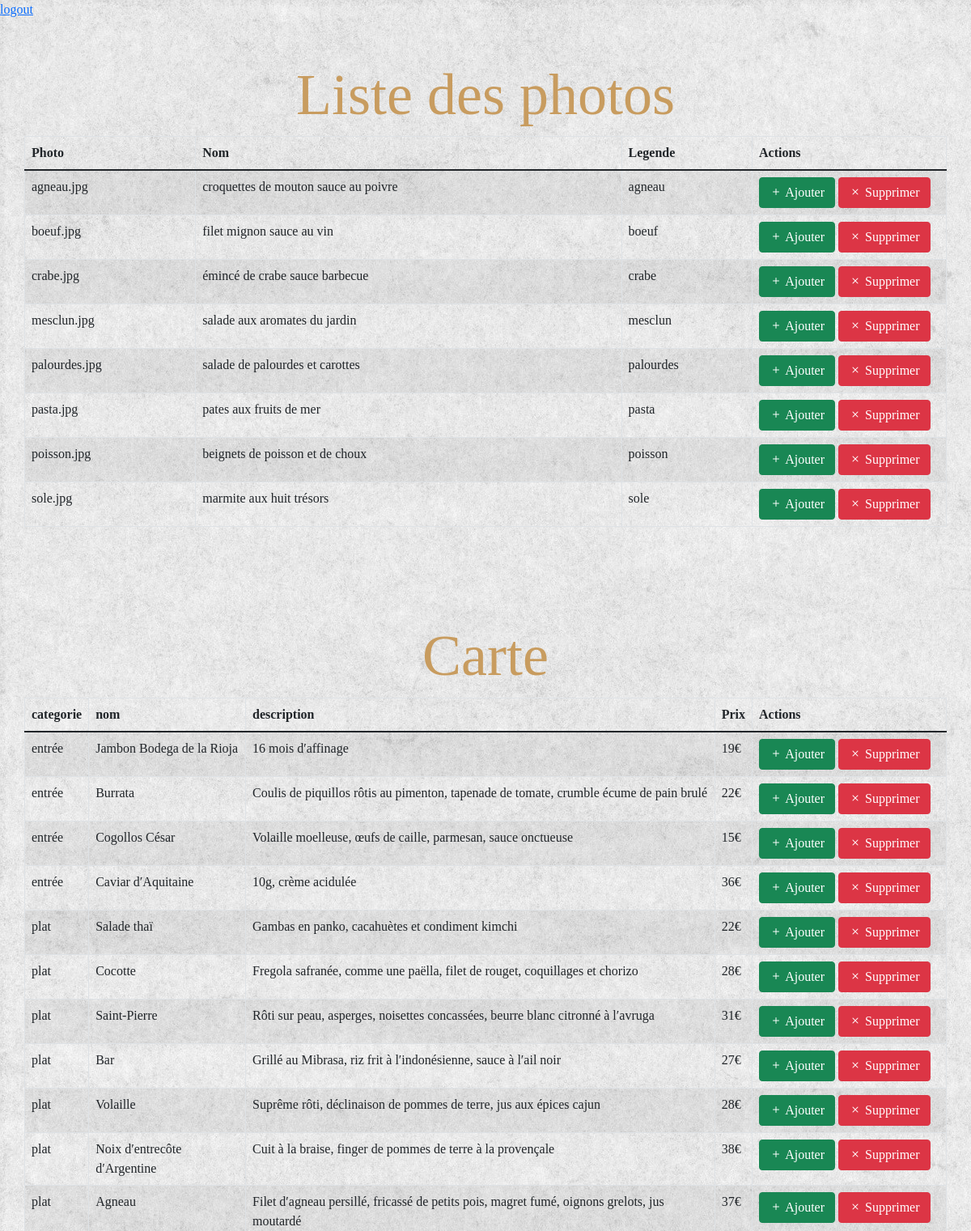
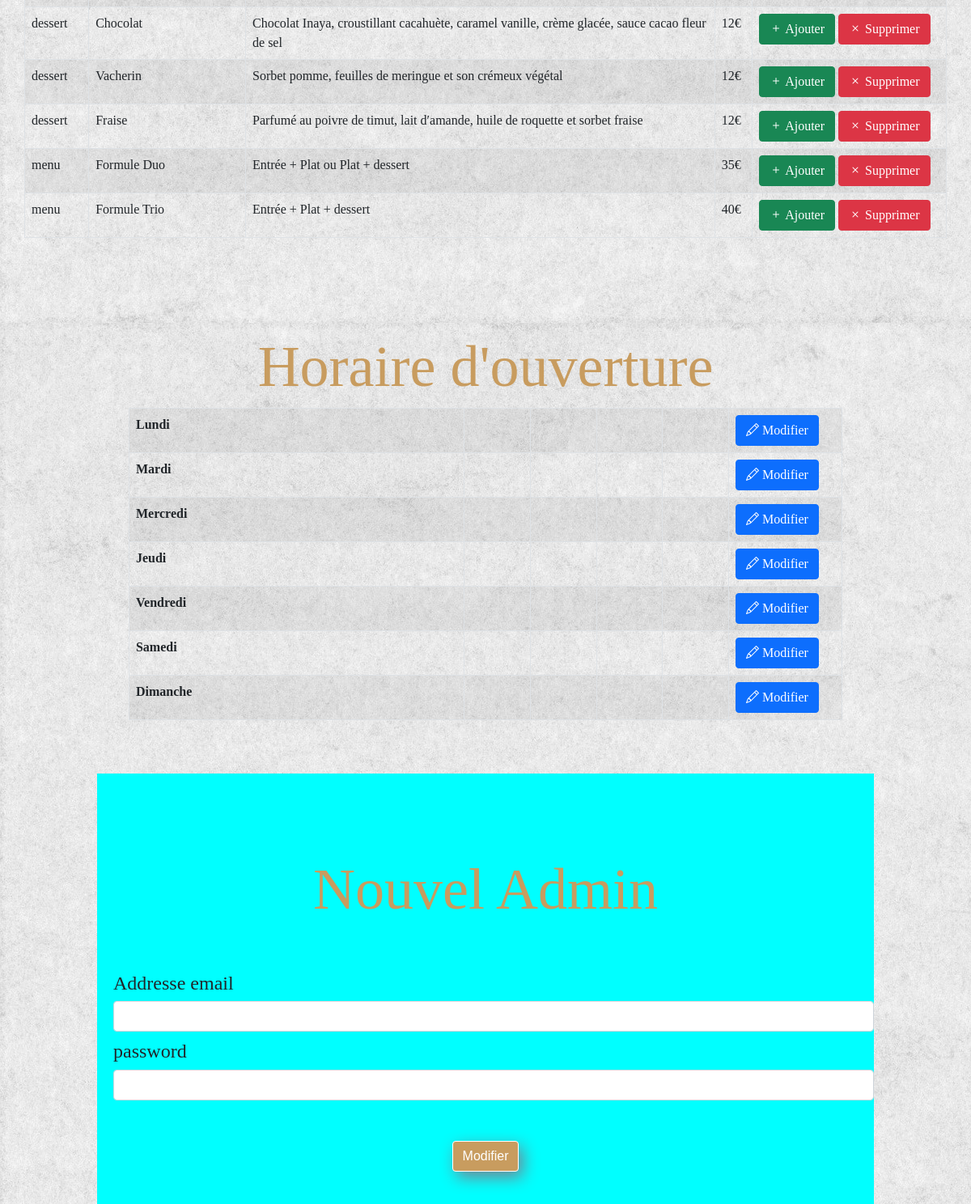
The page /images/admin.php (signed in) on the database its author committed (2 pictures, top to bottom).
### tables this page shows
CREATE TABLE `photos` (
  `id` int(11) NOT NULL,
  `image` varchar(100) NOT NULL,
  `name` varchar(250) NOT NULL,
  `alt` varchar(100) NOT NULL
);

CREATE TABLE `carte` (
  `id` int(11) NOT NULL,
  `category` varchar(100) NOT NULL,
  `title` varchar(100) NOT NULL,
  `description` varchar(250) NOT NULL,
  `price` varchar(10) NOT NULL
);

CREATE TABLE `horaires` (
  `id` int(11) NOT NULL,
  `midi` varchar(15) NOT NULL,
  `soir` varchar(15) NOT NULL,
  `jour` varchar(10) NOT NULL
);

### images/admin.php (the view, shortened to what this page needs)
<!DOCTYPE html>
<html>
    <head>
        <link href="https://cdn.jsdelivr.net/npm/bootstrap@5.1.1/dist/css/bootstrap.min.css" rel="stylesheet">
        <link rel="stylesheet" href="https://cdn.jsdelivr.net/npm/bootstrap-icons@1.5.0/font/bootstrap-icons.css">
        <link rel="stylesheet" href="./css/style.css">
    </head>
    <body class="bg2">
    <a href="logout.php">logout</a>
        <div class="container admin">
            <div class="row">
                <h1 class="display-2" style="margin-top=1000px"><strong>Liste des photos  </strong></h1>
                <table class="table table-striped table-bordered">
                  <thead>
                    <tr>
                      <th>Photo</th>
                      <th>Nom</th>
                      <th>Legende</th>
                      <th>Actions</th>
                    </tr>
                  </thead>
                  <tbody>
                      <?php
require 'db-config.php';
try
{
    $db = new PDO($dsn,DBUSER,DBPASS);
    $db->exec("SET NAMES UTF8");
}
catch(PDOException $pe)
{
    die('ERREUR : '.$pe->getMessage());
}
                        $statement = $db->query('SELECT * FROM photos');
                        while($photo = $statement->fetch()) {
                            echo '<tr>';
                            echo '<td>'. $photo['image'] . '</td>';
                            echo '<td>'. $photo['name'] . '</td>';
                            echo '<td>'. $photo['alt'] . '</td>';
                            echo '<td width=240>';
                            echo '<a class="btn btn-success" href="insert_photo.php?id='.$photo['id'].'"><span class="bi-plus"></span> Ajouter</a>';
                            echo '<a class="btn btn-danger" href="delete.php?id='.$photo['id'].'&tab=photos&name='.$photo['name'].'"><span class="bi-x"></span> Supprimer</a>';
                            echo '</td>';
                            echo '</tr>';
                        }
                      ?>
                  </tbody>
                </table>
            </div>
        </div>
        <div class="container admin">
            <div class="row">
                <h1 class="display-2"><strong>Carte  </strong></h1>
                <table class="table table-striped table-bordered">
                  <thead>
                    <tr>
                      <th>categorie</th>
                      <th>nom</th>
                      <th>description</th>
                      <th>Prix</th>
                      <th>Actions</th>
                    </tr>
                  </thead>
                  <tbody>
                      <?php
                        $statement2 = $db->query('SELECT * FROM carte');
                        while($carte = $statement2->fetch()) {
                            echo '<tr>';
                            echo '<td>'. $carte['category'] . '</td>';
                            echo '<td>'. $carte['title'] . '</td>';
                            echo '<td>'. $carte['description'] . '</td>';
                            echo '<td>'. $carte['price'] . '</td>';
                            echo '<td width=240>';
                            echo '<a class="btn btn-success" href="insert_carte.php?id='.$carte['id'].'"><span class="bi-plus"></span> Ajouter</a>';
                            echo '<a class="btn btn-danger" href="delete.php?id='.$carte['id'].'&tab=carte&name='.$carte['title'].'"><span class="bi-x"></span> Supprimer</a>';
                            echo '</td>';
                            echo '</tr>';
                        }
                      ?>
                  </tbody>
                </table>
            </div>
        </div>
        <div class="container admin">
            <div class="row">
                <h1 class="display-2"><strong>Horaire d'ouverture  </strong></h1>
                <table class="table table-striped table-bordered">
                  <tbody>
                      <?php
                        $statement3 = $db->query('SELECT * FROM horaires');
                        while($horaire = $statement3->fetch()) {
                            echo '<tr>';
                            echo '<td><strong>'. $horaire['jour'] . '</strong></td>';
                            echo '<td>'. $horaire['ouverture_midi'] . '</td>';
                            echo '<td>'. $horaire['fermeture_midi'] . '</td>';
                            echo '<td>'. $horaire['ouverture_soir'] . '</td>';
                            echo '<td>'. $horaire['fermeture_soir'] . '</td>';
                            echo '<td width=140>';
                            echo '<a class="btn btn-primary" href="update.php?id='.$horaire['id'].'"><span class="bi-pencil"></span> Modifier</a>';
                            echo '</td>';
                            echo '</tr>';
                        }
                      ?>
                  </tbody>
                </table>
            </div>
        </div>
        <div class="form-connection new_admin">
          <h1 class="display-2">Nouvel Admin</h1>
          <form action="#" method="POST">
                        <div class="form-group">
                            <label for="email" class="h4">Addresse email</label>
                            <input type="email" class="form-control" name="email" required >
                        </div>
                        <div class="form-group">
                            <label for="password" class="h4">password</label>
                            <input type="password" class="form-control" name="password" required >
                        </div>
                        <div class="d-flex justify-content-center"><button type="submit" class="btn btn-primary btn-form">Modifier</button></div>
                    </form>
        </div>
    </body>
</html>

### css/style.css (style rules this page uses)
* { margin: 0; padding: 0; }
html,body { width: 100%; overflow-x: hidden; }
.bg2 { background-color:rgb(37, 125, 150) !important; font-family: 'Parisienne' !important; background-image: url(../images/carte.jpg) !important; }
button { font-family:Arial, Helvetica, sans-serif !important; border-color: white !important ; background-color: rgb(200, 156, 95) !important; color: white!important ; }
div h1 { text-align: center; padding-top: 100px; padding-bottom: 50px; color:rgb(200, 156, 95) }
.container { position: relative; display:flex; flex-wrap: wrap; justify-content: center; padding-bottom: 50px; padding-top: 50px; }
.form-group { margin-left: 20px; margin-bottom: 10px; }
.btn-form { margin-top: 40px !important; margin-bottom: 40px; box-shadow: 5px 7px 20px rgb(118, 131, 147); }
.form-connection { margin:auto; width:80%; }
.admin h1 { padding-top: 0px; }
.admin h1 { padding-bottom: 0px; }
.new_admin { background-color: aqua !important; }

### rows shown on the page
photos: image "agneau.jpg", name "croquettes de mouton sauce au poivre", alt "agneau"
photos: image "boeuf.jpg", name "filet mignon sauce au vin", alt "boeuf"
photos: image "crabe.jpg", name "émincé de crabe sauce barbecue", alt "crabe"
photos: image "mesclun.jpg", name "salade aux aromates du jardin", alt "mesclun"
photos: image "palourdes.jpg", name "salade de palourdes et carottes", alt "palourdes"
photos: image "pasta.jpg", name "pates aux fruits de mer", alt "pasta"
photos: image "poisson.jpg", name "beignets de poisson et de choux", alt "poisson"
photos: image "sole.jpg", name "marmite aux huit trésors", alt "sole"
carte: category "entrée", title "Jambon Bodega de la Rioja", description "16 mois d′affinage", price "19€"
carte: category "entrée", title "Burrata", description "Coulis de piquillos rôtis au pimenton, tapenade de tomate, crumble écume de pain brulé", price "22€"
carte: category "entrée", title "Cogollos César", description "Volaille moelleuse, œufs de caille, parmesan, sauce onctueuse", price "15€"
carte: category "entrée", title "Caviar d′Aquitaine", description "10g, crème acidulée", price "36€"
carte: category "plat", title "Salade thaï", description "Gambas en panko, cacahuètes et condiment kimchi", price "22€"
carte: category "plat", title "Cocotte", description "Fregola safranée, comme une paëlla, filet de rouget, coquillages et chorizo", price "28€"
carte: category "plat", title "Saint-Pierre", description "Rôti sur peau, asperges, noisettes concassées, beurre blanc citronné à l′avruga", price "31€"
carte: category "plat", title "Bar", description "Grillé au Mibrasa, riz frit à l′indonésienne, sauce à l′ail noir", price "27€"
carte: category "plat", title "Volaille", description "Suprême rôti, déclinaison de pommes de terre, jus aux épices cajun", price "28€"
carte: category "plat", title "Noix d′entrecôte d′Argentine", description "Cuit à la braise, finger de pommes de terre à la provençale", price "38€"
carte: category "plat", title "Agneau", description "Filet d′agneau persillé, fricassé de petits pois, magret fumé, oignons grelots, jus moutardé", price "37€"
carte: category "dessert", title "Chocolat", description "Chocolat Inaya, croustillant cacahuète, caramel vanille, crème glacée, sauce cacao fleur de sel", price "12€"
carte: category "dessert", title "Vacherin", description "Sorbet pomme, feuilles de meringue et son crémeux végétal", price "12€"
carte: category "dessert", title "Fraise", description "Parfumé au poivre de timut, lait d′amande, huile de roquette et sorbet fraise", price "12€"
carte: category "menu", title "Formule Duo", description "Entrée + Plat ou Plat + dessert", price "35€"
carte: category "menu", title "Formule Trio", description "Entrée + Plat + dessert", price "40€"
horaires: jour "Lundi"
horaires: jour "Mardi"
horaires: jour "Mercredi"
horaires: jour "Jeudi"
horaires: jour "Vendredi"
horaires: jour "Samedi"
horaires: jour "Dimanche"
